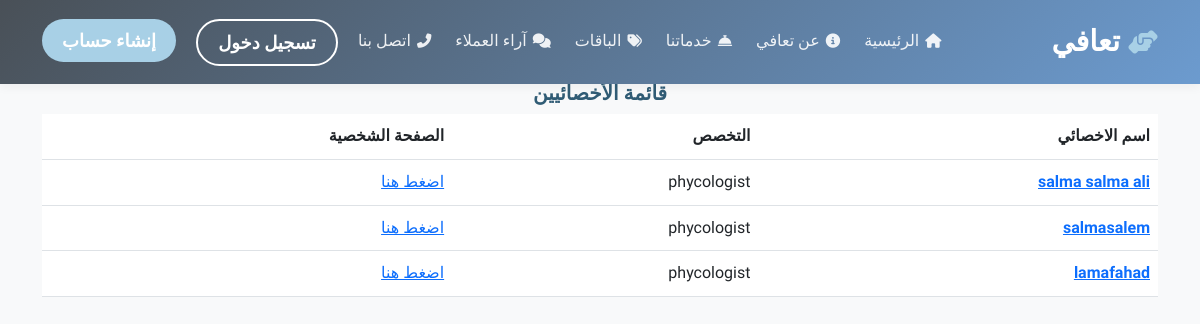
The app's page /spiecilest_list/, older data.
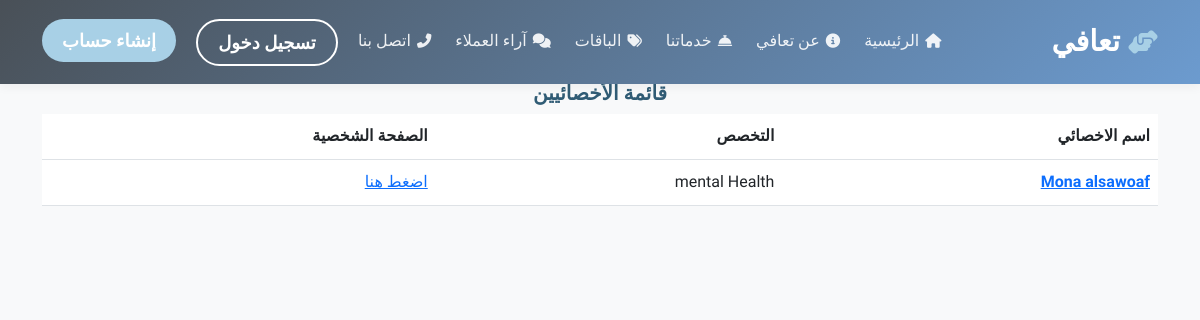
The same page, newer data.
### accounts/models.py (models this page shows)
class Specialist(models.Model):
    user=models.OneToOneField(User,on_delete=models.CASCADE, primary_key=True)
    specialist_name=models.CharField(max_length=1024)
    specialist_specialization=models.CharField(max_length=1024,default="psycologist")
    specialist_city=models.CharField(max_length=512,default='')
    specialist_phone=models.IntegerField(default=0)
    specialist_specialization_image=models.ImageField(upload_to="pdfs/",default= '/media/images/OIP.jpeg')
    specialist_image=models.ImageField(upload_to="images/",default= '/media/images/OIP.jpeg')
    specialist_personal_page=models.URLField(default="")
    specialist_rate=models.FloatField(default=5)
    specialist_information=models.TextField()
    specialist_confirmation=models.BooleanField(default=False)
    type=models.CharField(max_length=512,default='specialist')

### Website/views.py (the view)
# urls.py: path("spiecilest_list/",views.spiecilest_list,name="spiecilest_list"),
def spiecilest_list(request:HttpRequest):
    try:
        names = Specialist.objects.all()
    except:
        msg="لاتوجد نتائج بحث"
        return render(request,"Website/notfound.html",{"msg" : msg})
    return render(request,"Website/list_view.html",{"names":names})

### Website/templates/Website/list_view.html (shortened to what this page needs)
{% extends 'Website/index.html' %}
{% block content %}
    {%if groups%}
        <div class="container">
                <table class="table">
                    <thead>
                    <tr>
                        <th scope="col"></th>
                        <th scope="col"></th>
                        <th scope="col"></th>
                        <th scope="col"></th>
                    </tr>
                    </thead>
                    <tbody>
    {% for group in groups %}
            <tr>
                <th scope="row"><a href="{% url 'Website:group_detail' group.id %}">{{ group.group_name }}</a></th>
                <td>{{ group.start_date }}</td>
                <td>{{ group.created_by }}</td>
                <td>
                    <div class="button">
                        <button class="btn btn-primary" href="{% url 'Website:home' group.id %}" type="button" >
                          انضمام
                        </button>
                      </div>
                </td>
            </tr></div>
            {% endfor %}
            {%elif names%}
            <h5 style="text-align:center ;color: rgb(48, 92, 117);">قائمة الأخصائيين</h5>
            <div class="container">
                <table class="table">
                    <thead>
                    <tr>
                        <th scope="col">اسم الاخصائي</th>
                        <th scope="col">التخصص</th>
                        <th scope="col">الصفحة الشخصية</th>
                    </tr>
                    </thead>
                    <tbody>{% for name in names %}
            <tr>
                <th scope="row"><a href="{% url 'Website:specialist_detail' name.user.id %}">{{ name.specialist_name }}</a></th>
                <td>{{ name.specialist_specialization }}</td>
                <td><a href="{{ name.specialist_personal_page }}">اضغط هنا</a></td>
            </tr>
            {% endfor %}
            {%else%}
            لا توجد بيانات لعرضها
            {%endif%}
        </tbody>
    </table>
</div>
{%endblock%}

Row changes from the older to the newer data that the page shows:
removed Specialist: specialist_name "salma salma ali", specialist_specialization "phycologist"
removed Specialist: specialist_name "salmasalem", specialist_specialization "phycologist"
removed Specialist: specialist_name "lamafahad", specialist_specialization "phycologist"
added Specialist: specialist_name "Mona alsawoaf", specialist_specialization "mental Health"
